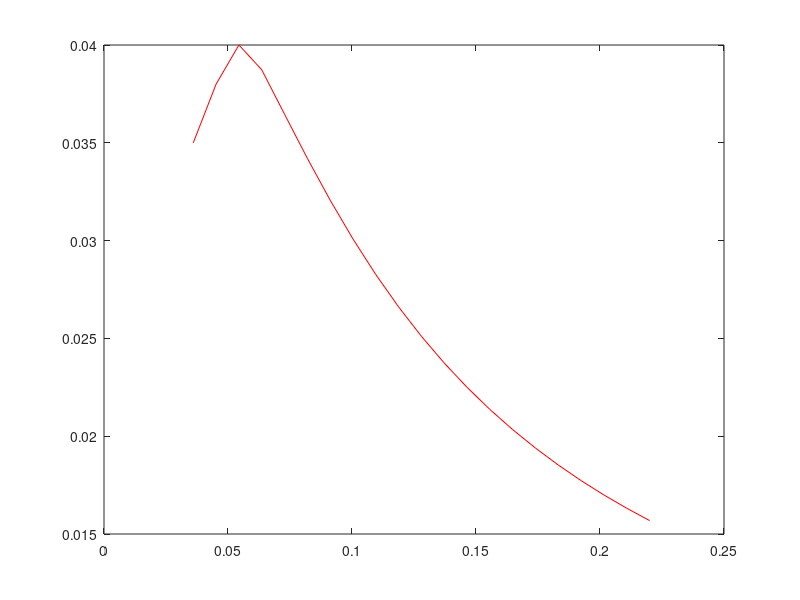

This chart was generated by the following MATLAB code:
%This code is to use blade element theory, together with optimum Cl, Cd and
%alpha values for an airfoil to optimise for a, find optimal chord length
%and twist angle.

%housekeeping
clear
clc

%Ask for inputs
%Design characteristics and testing parameters
B = 3;%input('Number of blades:');
R = 0.22;%input('Blade Radius:');
r0 = 0.036;%input('Blade starting radius:');
vwind = 12;%input('Wind speed:');
TSR = 4*pi/B;%input('TSR:');
omega = TSR*vwind/R; %Angular velocity

%Airfoil characteristics
alpha = 8.5;%input('Optimum alpha');
Cl = 1.431;%input('Optimum Cl');
Cd = 0.036;%input('Optimum Cd');
rho = 1.225; %density of air

%initialize blade sections (31)
dr=(r0:((R)-r0)/20:R); 

%start BEM algo to find a, chord and Cl over the span of the blade
for i =1:3
    difference1  = 2; %initialize difference
    %Intialize a and aprime
    a = 0;
    aprime = 0;
    while difference1 > 0.01
        r = dr(i);
        vtan = r * omega; %tangential velocity at that blade section
        phi = atan(((1-a)/(1+aprime))*(vwind/vtan)); %Calculating incident angle
        
        %calculating Cx and Cy
        Cx = Cl*sin(phi) - Cd*cos(phi);
        Cy = Cl*cos(phi) + Cd*sin(phi);
        
        %calculating tapered chord length c and solidity
        if i == 1
            c = 0.035;
        elseif i == 2
            c = 0.038;
        elseif i == 3
            c = 0.040;
        end
        sigma = c*B/(2*pi*r); %solidity
        
        %calculate tip loss factor F
        F = (2/pi)*acos(exp((-B/2)*((R-r)/(r*sin(phi)))));
        ac = 0.2; %initializing ac
        aprimedummy = ((4*F*sin(phi)*cos(phi))/(sigma*Cx))-1;
        aprimenew = 1/aprimedummy;
        if a <= 0.2
           anew = 1/(((4*F*sin(phi)^2)/(sigma*Cy))+1);
        elseif a > 0.2
            K = (4*F*sin(phi)^2)/(sigma*Cy);
            anew = 0.5*(2+K*(1-2*ac)-sqrt((K*(1-2*ac)+2)^(2)+4*(K*ac*ac-1)));
        end
        
        %calculating difference to solve for a
            difference1 = abs(a-anew);
            a = anew;
            aprime = aprimenew;
    end
    %inserting values into array
    dc(i) = c; %inserting chord length into array
    beta(i) = (phi*180/pi)-alpha; %inserting twist angle into array
    dCx(i) = Cx;
    dCy(i) = Cy;
    w(i) = sqrt(((1-a)*vwind)^2 + ((1+aprime)*vtan)^2);
    dUcalc(i) =  (vwind*(1-a)*omega*r*(1+aprime))/(sin(phi)*cos(phi));%value to multiply to calculate dU
    dTcalc(i) = ((vwind*(1-a))^2)/(sin(phi)^2); %value to multiply for each section to calculate dT
end
for i = 4:length(dr)
    difference1  = 2; %initialize difference
    %Intialize a and aprime
    a = 0;
    aprime = 0;
    while difference1 > 0.01
        r = dr(i);
        vtan = r * omega; %tangential velocity at that blade section
        phi = atan(((1-a)/(1+aprime))*(vwind/vtan)); %Calculating incident angle
        
        %calculating Cx and Cy
        Cx = Cl*sin(phi) - Cd*cos(phi);
        Cy = Cl*cos(phi) + Cd*sin(phi);
        
        %calculating chord length c and solidity
        c = (1/B)*(16*pi*r/Cl)*(sin((1/3)*atan(R/(TSR*r))))^2;
        sigma = c*B/(2*pi*r); %solidity
        
        %calculate tip loss factor F
        F = (2/pi)*acos(exp((-B/2)*((R-r)/(r*sin(phi)))));
        ac = 0.2; %initializing ac
        aprimedummy = ((4*F*sin(phi)*cos(phi))/(sigma*Cx))-1;
        aprimenew = 1/aprimedummy;
        if a <= 0.2
           anew = 1/(((4*F*sin(phi)^2)/(sigma*Cy))+1);
        elseif a > 0.2
            K = (4*F*sin(phi)^2)/(sigma*Cy);
            anew = 0.5*(2+K*(1-2*ac)-sqrt((K*(1-2*ac)+2)^(2)+4*(K*ac*ac-1)));
        end
        
        %calculating difference to solve for a
            difference1 = abs(a-anew);
            a = anew;
            aprime = aprimenew;
    end
    %inserting values into array
    dc(i) = c; %inserting chord length into array
    beta(i) = (phi*180/pi)-alpha; %inserting twist angle into array
    dCx(i) = Cx;
    dCy(i) = Cy;
    w(i) = sqrt(((1-a)*vwind)^2 + ((1+aprime)*vtan)^2);
    dUcalc(i) =  (vwind*(1-a)*omega*r*(1+aprime))/(sin(phi)*cos(phi));%value to multiply to calculate dU
    dTcalc(i) = ((vwind*(1-a))^2)/(sin(phi)^2); %value to multiply for each section to calculate dT

end

%calculating forces
dU = 0.5*rho.*dUcalc.*dc.*dCx; %Tangential (Vertical force)
dM = 0.5*rho.*dUcalc.*dc.*dCx.*dr; %Torque
dT = 0.5*rho.*dTcalc.*dc.*dCy; %Axial Force
plot(dr,dc,'r-');

Utotal = trapz(dr(1:20),dU(1:20));
Mtotal = trapz(dr(1:20),dM(1:20));
Ttotal = trapz(dr(1:20),dT(1:20));
Ptotal = (omega*B)*trapz(dr(1:20),dU(1:20));
Cp = (0.5*rho*(pi*R^2)*vwind^3)/Ptotal;